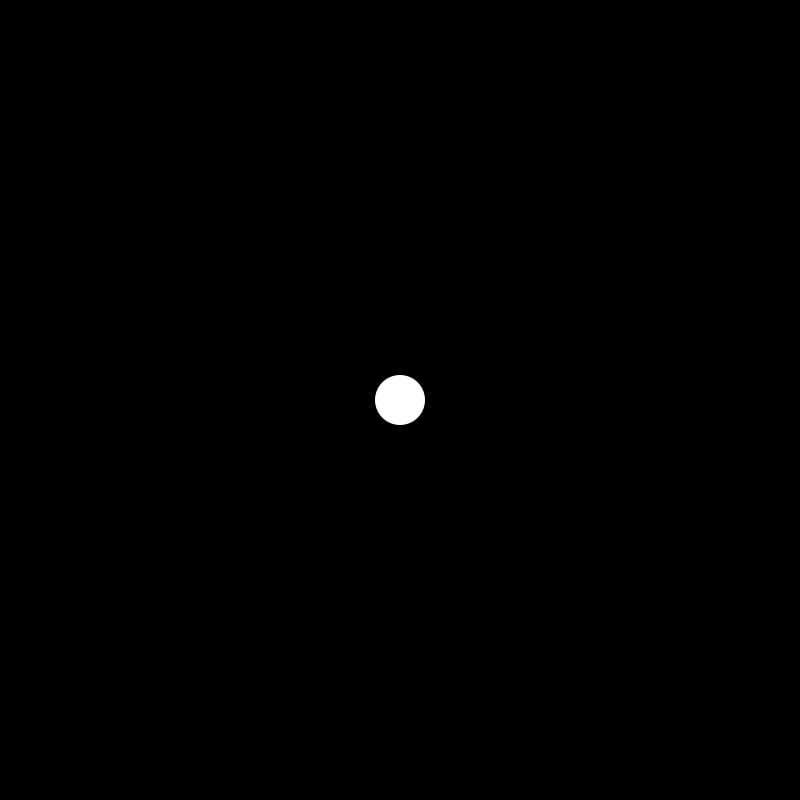
Frame 1 (no input)
Frame 60 (the mouse pressed at the canvas centre just before this capture): identical to frame 1, image omitted
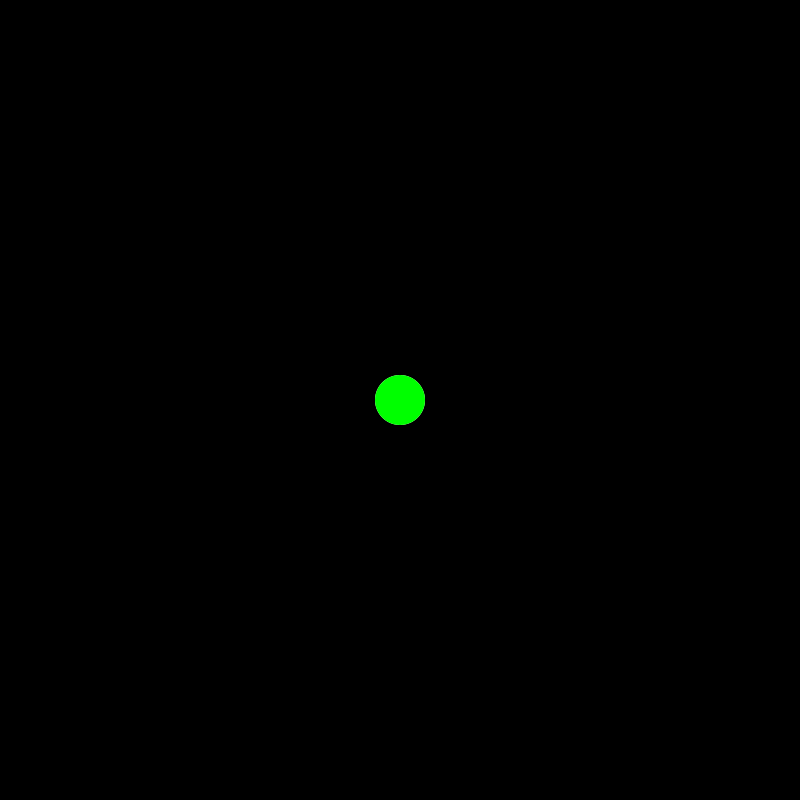
Frame 120 (the mouse held since frame 60 and released just before this capture)

The Processing sketch that drew these frames (run headless with seeded random() and noise(); from frame 60 on, the mouse is pressed at the canvas centre):

// Processing sketch: get_color_test
// ── get_color_test.pde
void setup() {
  size(800, 800);
  noStroke();
}

void draw() {
  background(0);
  
  fill(255);
  
  ellipse(400, 400, 50, 50);
  
  if (get(mouseX, mouseY) == color(255)) {
    fill(0, 255, 0);
    
    ellipse(400, 400, 50, 50);
  }
}
